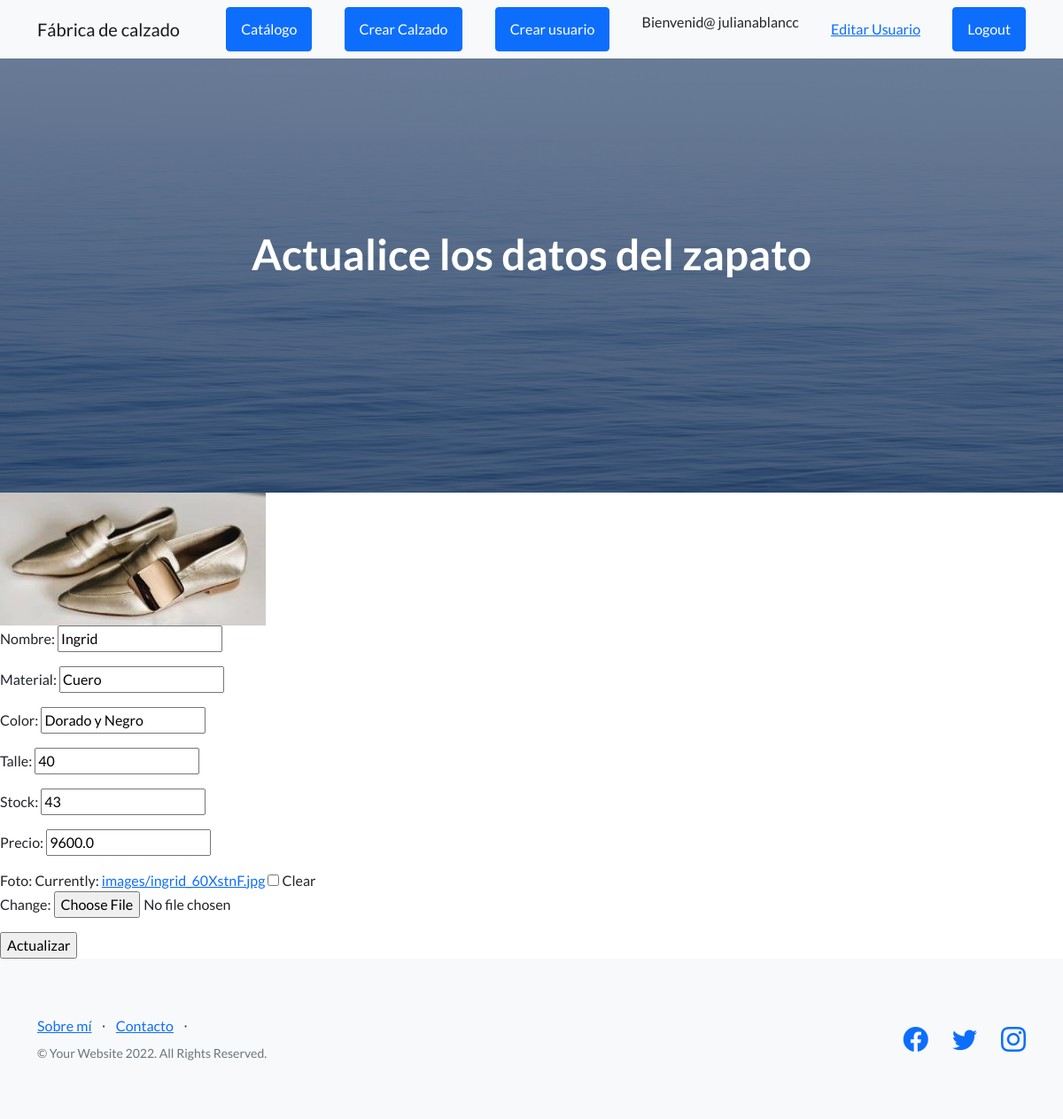
Page /AppFabrica/editarzapato/11 (signed in) on the committed database.
### AppFabrica/models.py (models this page shows, shortened)
class Zapato (models.Model):
    nombre = models.CharField(max_length=50, default=None)
    material = models.CharField(max_length=50, default=None)
    color = models.CharField(max_length=50, default=None)
    talle = models.IntegerField(default=None)
    stock = models.IntegerField(default=None)
    precio = models.FloatField(default=None)
    foto = models.ImageField(upload_to='images/', null=True, blank=True)

### AppFabrica/views.py (the view)
def editar_zapato (request, id):
    zapato = Zapato.objects.get(id=id)
    if request.method == 'POST':
        form_zapato = ZapatoFormulario(request.POST, files=request.FILES)
        if form_zapato.is_valid():
            data=form_zapato.cleaned_data
            zapato.nombre=data['nombre']
            zapato.material=data['material']
            zapato.color=data['color']
            zapato.talle=data['talle']
            zapato.stock=data['stock']
            zapato.precio=data['precio']
            if data['foto'] is not None:
                zapato.foto=data['foto']
            print("data['foto'] ", data['foto'])
            zapato.save()
        print(form_zapato.errors)
        return HttpResponseRedirect('/AppFabrica/zapatos')
    else:
        form_zapato = ZapatoFormulario (initial={
            "nombre": zapato.nombre,
            "material":zapato.material,
            "color":zapato.color,
            "talle":zapato.talle,
            "stock":zapato.stock,
            "precio":zapato.precio,
            "foto":zapato.foto
        })
    return render (request, "editarcalzado.html", {"form_zapato":form_zapato, "id":id , "url":zapato.foto.url})

### AppFabrica/forms.py
class ZapatoFormulario(forms.ModelForm):
    class Meta:
        model= Zapato
        fields=('nombre','material','color', 'talle', 'stock', 'precio', 'foto')

### AppFabrica/templates/editarcalzado.html
{% extends 'padre.html' %}
{% load static %}
{% block contenidoDinamico%}
<header class="masthead">
    <div class="container position-relative">
        <div class="row justify-content-center">
            <div class="col-xl-20">
                <div class="text-center text-white">
                    <h1 class="mb-5">Actualice los datos del zapato</h1>
                </div>
            </div>
        </div>
    </div>
</header>
<form action="{% url 'editar_zapato' id %}" method="POST" enctype= multipart/form-data> {% csrf_token %}
    <img src="{{url}}" alt="foto_producto">
    {{form_zapato.as_p}}
    <input type="submit" value="Actualizar"/>
</form>
{% endblock contenidoDinamico%}

### AppFabrica/templates/padre.html (shortened to what this page needs)
<!DOCTYPE html>
<html lang="en">
    <head>
        {% load static %}
        <link href="https://cdn.jsdelivr.net/npm/bootstrap-icons@1.5.0/font/bootstrap-icons.css" rel="stylesheet" type="text/css" />
        <link href= "{% static '/css/styles.css' %}" rel="stylesheet" />
    </head>
    <body>
        <nav class="navbar navbar-light bg-light static-top">
            <div class="container">
                <a class="navbar-brand" href= "{% url 'inicio' %}">Fábrica de calzado</a>
                <a class="btn btn-primary" href= "{% url 'lista_zapatos' %}" >Catálogo</a>
                {% if user.is_authenticated %}
                    {% if user.is_authenticated and user.is_staff  %}
                <a class="btn btn-primary" href= "{% url 'crearzapato' %}" >Crear Calzado</a>
                <a class="btn btn-primary" href= "{% url 'registrar' %}" >Crear usuario</a>
                {% endif %}
                <p> Bienvenid@ {{user.username}} </p>
                <a href= "{% url 'editar_usuario' %}" >Editar Usuario</a>
                <a class="btn btn-primary" href= "{% url 'logout' %}" >Logout</a>
                {% else %}
                <a class="btn btn-primary" href="{% url 'suscriptores' %}">Suscribirse</a>
                <a class="btn btn-primary" href= "{% url 'form_mayorista' %}" >Compra Mayorista</a>
                <a class="btn btn-primary" href= "{% url 'login' %}" >Login</a>
                {% endif %}
            </div>
        </nav>
        {% block contenidoDinamico%}
        {% endblock contenidoDinamico%}
        <footer class="footer bg-light">
            <div class="container">
                <div class="row">
                    <div class="col-lg-6 h-100 text-center text-lg-start my-auto">
                        <ul class="list-inline mb-2">
                            <li class="list-inline-item"><a href="{% url 'sobremi' %}">Sobre mí</a></li>
                            <li class="list-inline-item">⋅</li>
                            <li class="list-inline-item"><a href="{% url 'form_mayorista' %}">Contacto</a></li>
                            <li class="list-inline-item">⋅</li>
                        </ul>
                        <p class="text-muted small mb-4 mb-lg-0">&copy; Your Website 2022. All Rights Reserved.</p>
                    </div>
                    <div class="col-lg-6 h-100 text-center text-lg-end my-auto">
                        <ul class="list-inline mb-0">
                            <li class="list-inline-item me-4">
                                <a href="#!"><i class="bi-facebook fs-3"></i></a>
                            </li>
                            <li class="list-inline-item me-4">
                                <a href="#!"><i class="bi-twitter fs-3"></i></a>
                            </li>
                            <li class="list-inline-item">
                                <a href="#!"><i class="bi-instagram fs-3"></i></a>
                            </li>
                        </ul>
                    </div>
                </div>
            </div>
        </footer>
    </body>
</html>

### rows in the picture
Zapato: nombre "Ingrid", material "Cuero", color "Dorado y Negro", talle "40", stock "43", precio "9600.0"

### other values in the picture
{{ user.username }} "julianablancc"
